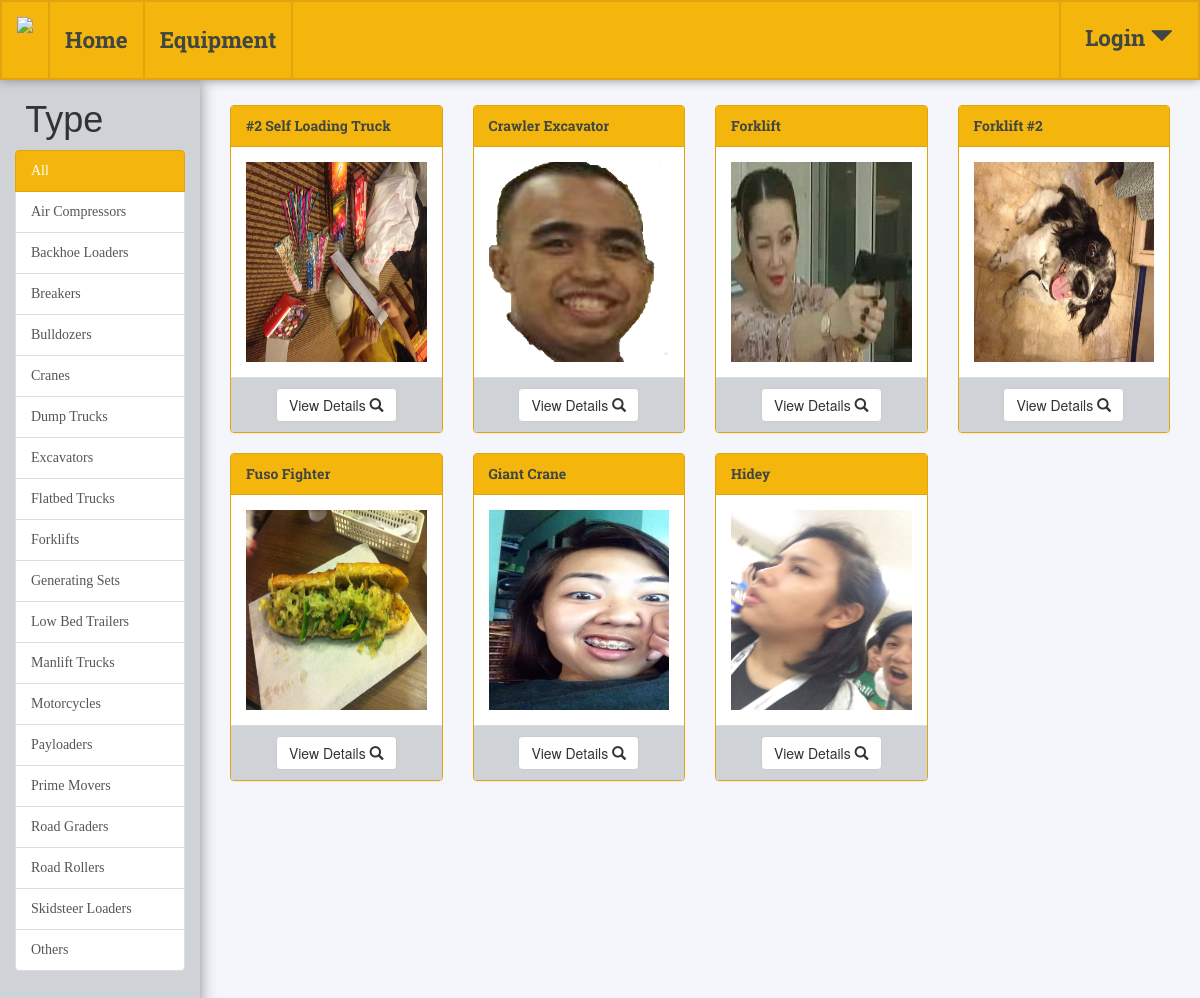
Screenshot of /equipment/ with the database file from the repository.
### equipment/models.py (models this page shows, shortened)
class Equipment(models.Model):
    brand = models.CharField(max_length=20)
    name = models.CharField(max_length=50)
    acquisition_cost = models.DecimalField(max_digits=12, decimal_places=2)
    acquisition_date = models.DateField()
    details = models.CharField(max_length=2000)
    TYPE_CODES = (
        ('AC', 'Air Compressor'),
        ('BL', 'Backhoe Loader'),
        ('BR', 'Breaker'),
        ('BD', 'Bulldozer'),
        ('CR', 'Crane'),
        ('DT', 'Dump Truck'),
        ('EX', 'Excavator'),
        ('FT', 'Flatbed Truck'),
        ('FL', 'Forklifts'),
        ('GS', 'Genarating Set'),
        ('LB', 'Low Bed Trailer'),
        ('MT', 'Manlift Truck'),
        ('MC', 'Motorcycle'),
        ('PL', 'Payloader'),
        ('PM', 'Prime Mover'),
        ('RG', 'Road Grader'),
        ('RR', 'Road Roller'),
        ('SL', 'Skidsteer Loader'),
        ('OT', 'Other'),
    )
    type = models.CharField(max_length=2, choices=TYPE_CODES)
    STATUS_CODES = (
        ('IE', 'In Engagement'),
        ('AV', 'Available'),
        ('UM', 'Under Maintenance'),
        ('US', 'Unserviceable'))
    status = models.CharField(max_length=2, choices=STATUS_CODES)
    hourly_service_rate = models.DecimalField(max_digits=12, decimal_places=2)
    image = models.ImageField(upload_to="equipmentimages", default='../media/equipmentimages/defaultequipment.png')

### equipment/views.py (the view)
def equipment_index(request):
    list_of_equipment = Equipment.objects.order_by('name')
    return render(request, 'equipments.html', {'equipment': list_of_equipment})

### equipment/templates/equipments.html (shortened to what this page needs)
<!DOCTYPE html>
<html lang="en">
<head>
    {% load staticfiles %}
    {% load humanize %}
    <link rel="stylesheet" href="https://maxcdn.bootstrapcdn.com/bootstrap/3.3.7/css/bootstrap.min.css">
    <link rel="stylesheet"
          href="https://cdnjs.cloudflare.com/ajax/libs/bootstrap-datepicker/1.7.1/css/bootstrap-datepicker.css">
    <link rel="stylesheet"
          href="https://cdnjs.cloudflare.com/ajax/libs/bootstrap-datepicker/1.7.1/css/bootstrap-datepicker.min.css">
    <link rel="stylesheet" href="{% static 'css/global.css' %}">
	<link rel="stylesheet" href="{% static 'css/equipment.css'%}">
</head>
<body>
    <nav class="navbar navbar-fixed-top">
        <div class="container-fluid">
            <div class="navbar-header">
                <a class="navbar-brand" href="/">
                    <img style="height: 250%" src="{% static 'images/bormaheco.png' %}">
                </a>
            </div>
            <ul class="nav navbar-nav">
                <li><a href="/" id="navlink">Home</a></li>
                <li><a href="/equipment" id="navlink">Equipment</a></li>
            </ul>
            <ul class="nav navbar-nav navbar-right">
                {% if request.user.is_authenticated %}
                    <li>
                        <div class="dropdown">
                            <a class="dropdown-toggle" id="userbutton" type="button" data-toggle="dropdown">
                                {{ request.user.username }}
                                <span id="arrow" class="glyphicon glyphicon-triangle-bottom"></span>
                            </a>
                            <ul class="dropdown-menu">
                                {% if request.user.is_superuser %}
                                    <li><a href="../admin">Admin Page</a></li>
                                {% endif %}
                                <li><a href="#">CSS</a></li>
                                <li><a href="../logout">Logout</a></li>
                            </ul>
                        </div></li>
                {% else %}
                    <li>
                        <div class="dropdown" id="logindiv">
                            <a class="dropdown-toggle" id="userbutton" type="button" data-toggle="dropdown">
                                Login
                                <span id="arrow" class="glyphicon glyphicon-triangle-bottom"></span>
                            </a>
                        </div></li>
                {% endif %}
            </ul>
        </div>
    </nav>
    <div class="row" id="pagebody">
        <div class="container-fluid">
            <div class="col-md-2" id="div2">
                <h1 id="filterheader">Type</h1>
                    <div class="list-group">
                        <a href="{% url 'equipment:filterequipment' types='AL' %}" class="list-group-item {% if types == 'AL'%}
                        active
                        {% elif types == null %}
                        active
                        {% endif %}">All</a>
                        <a href="{% url 'equipment:filterequipment' types='AC' %}" class="list-group-item ">Air Compressors</a>
                        <a href="{% url 'equipment:filterequipment' types='BL' %}" class="list-group-item ">Backhoe Loaders</a>
                        <a href="{% url 'equipment:filterequipment' types='BR' %}" class="list-group-item ">Breakers</a>
                        <a href="{% url 'equipment:filterequipment' types='BD' %}" class="list-group-item ">Bulldozers</a>
                        <a href="{% url 'equipment:filterequipment' types='CR' %}" class="list-group-item ">Cranes</a>
                        <a href="{% url 'equipment:filterequipment' types='DT' %}" class="list-group-item ">Dump Trucks</a>
                        <a href="{% url 'equipment:filterequipment' types='EX' %}" class="list-group-item ">Excavators</a>
                        <a href="{% url 'equipment:filterequipment' types='FT' %}" class="list-group-item ">Flatbed Trucks</a>
                        <a href="{% url 'equipment:filterequipment' types='FL' %}" class="list-group-item ">Forklifts</a>
                        <a href="{% url 'equipment:filterequipment' types='GS' %}" class="list-group-item ">Generating Sets</a>
                        <a href="{% url 'equipment:filterequipment' types='LB' %}" class="list-group-item ">Low Bed Trailers</a>
                        <a href="{% url 'equipment:filterequipment' types='MT' %}" class="list-group-item ">Manlift Trucks</a>
                        <a href="{% url 'equipment:filterequipment' types='MC' %}" class="list-group-item ">Motorcycles</a>
                        <a href="{% url 'equipment:filterequipment' types='PL' %}" class="list-group-item ">Payloaders</a>
                        <a href="{% url 'equipment:filterequipment' types='PM' %}" class="list-group-item ">Prime Movers</a>
                        <a href="{% url 'equipment:filterequipment' types='RG' %}" class="list-group-item ">Road Graders</a>
                        <a href="{% url 'equipment:filterequipment' types='RR' %}" class="list-group-item ">Road Rollers</a>
                        <a href="{% url 'equipment:filterequipment' types='SL' %}" class="list-group-item ">Skidsteer Loaders</a>
                        <a href="{% url 'equipment:filterequipment' types='OT' %}" class="list-group-item ">Others</a>
                    </div>
            </div>
            <div class="col-md-10" id="div3">
            {% if equipment.count == 0 %}
                <h1 class="text-center">No Results!</h1>
            {% else %}
                {% for unit in equipment %}
                    <div class="col-md-3">
                        <div class="panel panel-primary" id="equipment{{ unit.id }}">
                            <div class="panel-heading">{{ unit.name }}</div>
                            <div class="panel-body">
                                <div class="thumbnail">
                                    <img src="{% static unit.image.url %}" class="img-responsive"
                                 style="width:100%" alt="Image"></div>
                                </div>
                            <div class="panel-footer text-center"><button type="button" data-toggle="modal"
                                                                          data-target="#modal{{ unit.id }}"
                                                                          class="btn btn-default">View Details
                                <span class="glyphicon glyphicon-search">
                            </span></button></div>
                        </div>
                    </div>
                {% endfor %}
            {% endif %}
            </div>
        </div>
    </div>
</body>
</html>

### static/css/global.css (style rules this page uses)
body { margin: 0; background-color: #f5f6fb; }
nav.navbar-fixed-top { background-color: #F4B50C; height: 80px; box-shadow: 0 0 10px #888888; border: 2px; border-color: #DEA60C; border-style: solid; }
.navbar-nav > li > a#navlink { font-family: fontOne, serif; padding-top: 28px; padding-bottom: 28px; border-style: solid; border-width: 0 2px 0 2px; margin-right: -2px; border-color:#DEA60C; color: #3f4643; font-size: 1.6em; }
.dropdown { padding: 20px 0 24px 0; border-left-style: solid; border-color: #DEA60C; border-width: 2px; }
.navbar-nav > li > .dropdown > a#userbutton { color: #3F4643; padding: 21px 25px 24px 24px;; font-size: 1.6em; font-family: fontOne, serif; border-left-color: #DEA60C; text-decoration: none; }

### static/css/equipment.css (style rules this page uses)
body { overflow-x: hidden; height: 100% }
html { height: 100% }
.container-fluid { height: 100% }
#pagebody { margin-top: 80px }
#div2 { background-color: #cfd2d7; height: 100%; font-family: fontThree, serif; box-shadow: 0 0 15px #888888; padding-bottom: 45px; }
#div2 h1 { padding-left: 6%; margin-bottom: 10px; font-family: fontThree, sans-serif; }
.panel-primary > .panel-heading, .panel-primary, .modal-header { border-color: #DEA60C; }
.panel-primary > .panel-heading, .modal-header { border-radius: 2.5px 2.5px 0 0; font-family: fontOne, serif; color: #3F4643; background-color: #F4B50C; }
.panel-primary > .panel-footer { background-color: #CFD2D7; }
.thumbnail { padding: 0; margin-bottom: 0; border: 0; }
.col-md-10 { margin-top: 25px; }
.thumbnail img { height: 200px; }
.list-group-item.active, .list-group-item.active:focus, .list-group-item.active:hover { background-color: #F4B50C; border-color: #DEA60C; }

### rows the page displays
Equipment: name "#2 Self Loading Truck", image (picture)
Equipment: name "Crawler Excavator", image (picture)
Equipment: name "Forklift", image (picture)
Equipment: name "Forklift #2", image (picture)
Equipment: name "Fuso Fighter", image (picture)
Equipment: name "Giant Crane", image (picture)
Equipment: name "Hidey", image (picture)
